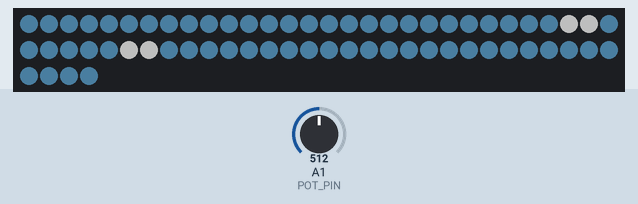
The sketch below on a simulated Arduino Uno, built with avr-gcc and run on an emulated ATmega328P. Parts: 64 RGB LEDs in strip order, left to right, continuing on the next row. The test bench sets the inputs (shaded band); at power-on: A1 (POT_PIN) = 512. Dim RGB values are drawn brighter than linear.

Above: at 1.2 s.
1.3 s: A1 (POT_PIN) set to 900
At 1.47 s:
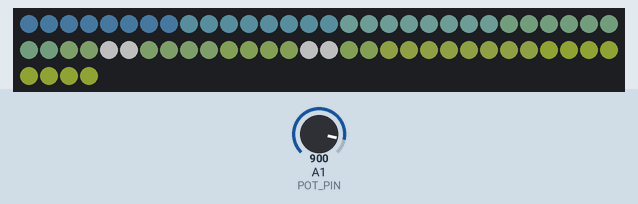
At 2.3 s:
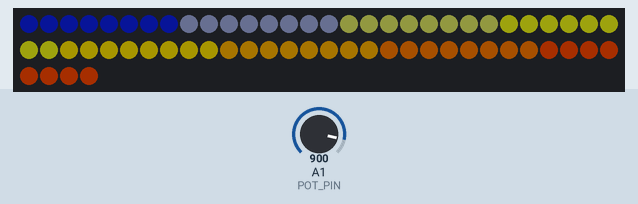
3.3 s: A1 (POT_PIN) set to 1003
At 4.3 s:
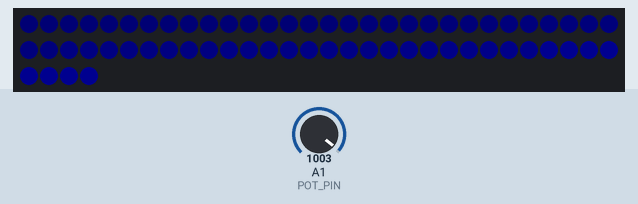
5.0 s: A1 (POT_PIN) set to 810
6.7 s: A1 (POT_PIN) set to 782
8.2 s: A1 (POT_PIN) set to 1023
9.7 s: A1 (POT_PIN) set to 306
At 11.1 s:
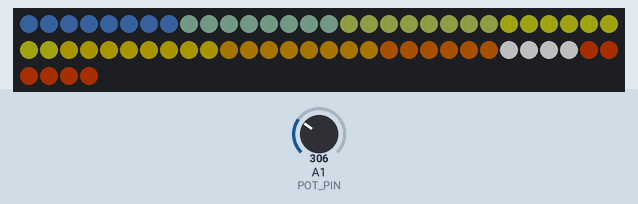
Timing chart, 0 to 12.7 s (numbered marks = the images above; inputs shaded):
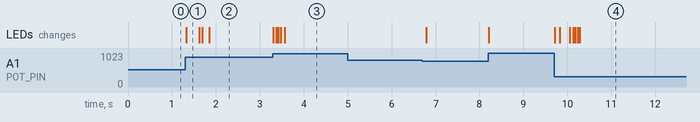

The sketch:

glow.ino
```cpp
#include <FastLED.h>

#define LED_PIN     A0
#define POT_PIN     A1
#define NUM_LEDS    64  // Change this if your matrix is bigger
#define BRIGHTNESS  80  // Set low (0-255) to save power/eyes
#define LED_TYPE    WS2812B
#define COLOR_ORDER GRB

CRGB leds[NUM_LEDS];

// 28 pixels on edge
void indexToEdgePos(int index) {
  int x;
  int y;

  if (index < 8) {
    x = index;
    y = 0;
  }
}

void setup() {
  FastLED.addLeds<LED_TYPE, LED_PIN, COLOR_ORDER>(leds, NUM_LEDS);
  FastLED.setBrightness(BRIGHTNESS);

  pinMode(POT_PIN, INPUT);
  FastLED.clear(true);
}

void drawPixel(int x, int y, CRGB color) {
  // Simple safety check to prevent crashing if x or y is out of bounds
  if (x >= 0 && x < 8 && y >= 0 && y < 8) {
    leds[getPixelIndex(x, y)] = color;
  }
  FastLED.show();
}

uint16_t getPixelIndex(uint8_t x, uint8_t y) {
  uint16_t index;
  // If your matrix is 8x8, width is 8
  const uint8_t width = 8;

  if (y % 2 == 0) {
    // Even rows (0, 2, 4...) go left to right
    index = (y * width) + x;
  } else {
    // Odd rows (1, 3, 5...) go right to left
    index = (y * width) + (width - 1 - x);
  }
  return index;
}

// Draw a 2x2 sun at top-left (sx, sy). Only draws pixels that are on the 8x8 grid.
void drawSun(int sx, int sy, CRGB color) {
  for (int dy = 0; dy < 2; dy++) {
    for (int dx = 0; dx < 2; dx++) {
      const int x = sx + dx;
      const int y = sy + dy;
      if (x >= 0 && x < 8 && y >= 0 && y < 8) {
        leds[getPixelIndex(x, y)] = color;
      }
    }
  }
}

// Draw a 3-pixel moon: top, middle (shifted right), bottom. Only draws pixels on the 8x8 grid.
void drawMoon(int mx, int my, CRGB color) {
  const int pixels[3][2] = {{0, 0}, {-1, 1}, {0, 2}};  // (dx, dy) relative to top-left
  for (int i = 0; i < 3; i++) {
    const int x = mx + pixels[i][0];
    const int y = my + pixels[i][1];
    if (x >= 0 && x < 8 && y >= 0 && y < 8) {
      leds[getPixelIndex(x, y)] = color;
    }
  }
}

void loop() {
  // Exponential smoothing to reduce pot jitter
  static float smoothedPot = 512.0f;
  smoothedPot = smoothedPot * 0.88f + analogRead(POT_PIN) * 0.12f;
  const uint16_t pot = (uint16_t)smoothedPot;

  // Cycle toggle: when pot reaches either end, switch sun<->moon for next sweep
  static bool showSun = true;
  static bool wasAtEnd = false;
  static bool firstRun = true;
  if (firstRun) {
    firstRun = false;
    uint16_t potStart = analogRead(POT_PIN);
    showSun = (potStart >= 100);  // left = moon, middle/right = sun
    wasAtEnd = (potStart < 30 || potStart > 993);
  }
  const bool atEnd = (pot < 30 || pot > 993);
  if (atEnd) {
    if (!wasAtEnd) {
      showSun = !showSun;
    }
    wasAtEnd = true;
  } else {
    wasAtEnd = false;
  }

  // Dark blue <-> sky blue: pot 0 = dark, 512 = sky, 1023 = dark
  const CRGB darkBlue(0, 0, 139);
  const CRGB skyBlue(95, 166, 210);
  const CRGB yellow(255, 255, 0);
  const CRGB orangishRed(255, 69, 0);  // orange-red at warm end, yellow transitions to/from it
  const CRGB white(255, 255, 255);

  uint8_t colorAmt;
  if (pot < 512) {
    colorAmt = (uint32_t)pot * 255 / 512;  // dark -> sky
  } else {
    colorAmt = 255 - (uint32_t)(pot - 512) * 255 / 511;  // sky -> dark
  }
  colorAmt = ease8InOutQuad(colorAmt);
  const CRGB skyColor = blend(darkBlue, skyBlue, colorAmt);

  // Sun arc: phase 0..1 synced with pot. Off -> bottom right -> middle -> bottom left -> off
  const float phase = pot / 1023.0f;
  int sunX, sunY;

  if (phase < 0.12f || phase >= 0.88f) {
    sunX = -2;
    sunY = -2;  // off screen
  } else if (phase < 0.28f) {
    // Entering at bottom right
    float t = (phase - 0.12f) / 0.16f;
    t = ease8InOutQuad((uint8_t)(t * 255)) / 255.0f;
    sunX = 8 - (int)(2 * t + 0.5f);   // 8 -> 6
    sunY = 6;
  } else if (phase < 0.5f) {
    // Arc up: bottom right -> middle
    float t = (phase - 0.28f) / 0.22f;
    t = ease8InOutQuad((uint8_t)(t * 255)) / 255.0f;
    sunX = 6 - (int)(3 * t + 0.5f);   // 6 -> 3
    sunY = 6 - (int)(3 * t + 0.5f);   // 6 -> 3
  } else if (phase < 0.72f) {
    // Arc down: middle -> bottom left
    float t = (phase - 0.5f) / 0.22f;
    t = ease8InOutQuad((uint8_t)(t * 255)) / 255.0f;
    sunX = 3 - (int)(3 * t + 0.5f);   // 3 -> 0
    sunY = 3 + (int)(3 * t + 0.5f);   // 3 -> 6
  } else {
    // Exiting at bottom left
    float t = (phase - 0.72f) / 0.16f;
    t = ease8InOutQuad((uint8_t)(t * 255)) / 255.0f;
    sunX = 0 - (int)(2 * t + 0.5f);   // 0 -> -2
    sunY = 6;
  }

  const bool objectVisible = (sunX >= -1 && sunX <= 6 && sunY >= -1 && sunY <= 6);
  const bool sunOffZone = (phase < 0.12f || phase >= 0.88f);

  if (showSun) {
  if (sunOffZone && !objectVisible) {
    // Transition driven by pot: how far into the sun-off zone (0.88-1.0 or 0-0.12)
    float shiftProgress;
    if (phase >= 0.88f) {
      shiftProgress = (phase - 0.88f) / 0.12f;  // 0 at 0.88, 1 at 1.0
    } else {
      shiftProgress = (0.12f - phase) / 0.12f;  // 0 at 0.12, 1 at 0
    }
    int shiftCount = min(8, (int)(shiftProgress * 9));  // 0..8 shifts
    if (atEnd) shiftCount = 8;  // Match moon gradient at toggle to avoid brightness jump

    // Base gradient (top=skyColor, mid=yellow, bottom=orangishRed)
    CRGB rows[8];
    for (int y = 0; y < 8; y++) {
      const uint8_t t = (y * 255) / 7;
      rows[y] = (t <= 128) ? blend(skyColor, yellow, (t * 255) / 128)
                           : blend(yellow, orangishRed, ((t - 128) * 255) / 127);
    }
    // Apply shiftCount "shifts": each row gets color from row above; new top is a shade darker each time
    for (int s = 0; s < shiftCount; s++) {
      for (int y = 7; y >= 1; y--) {
        rows[y] = rows[y - 1];
      }
      rows[0].nscale8_video(175);  // new top row = one shade darker than current
    }

    for (int y = 0; y < 8; y++) {
      for (int x = 0; x < 8; x++) {
        leds[getPixelIndex(x, y)] = rows[y];
      }
    }
    for (int i = 0; i < NUM_LEDS; i++) {
      leds[i].nscale8_video(128);
    }
  } else {
    // Normal: gradient when sun at corners, solid when sun in middle
    const float gradientStrength = (sunY >= 3 && sunY <= 6)
      ? (sunY - 3) / 3.0f
      : 0.0f;

    for (int y = 0; y < 8; y++) {
      for (int x = 0; x < 8; x++) {
        const uint8_t gradientBlend = (uint8_t)(gradientStrength * (y * 255 / 7));
        const CRGB color = (gradientBlend <= 128)
          ? blend(skyColor, yellow, (gradientBlend * 255) / 128)
          : blend(yellow, orangishRed, ((gradientBlend - 128) * 255) / 127);
        leds[getPixelIndex(x, y)] = color;
      }
    }
    for (int i = 0; i < NUM_LEDS; i++) {
      leds[i].nscale8_video(128);
    }
    if (objectVisible) {
      drawSun(sunX, sunY, white);
    }
  }
  } else {
    // Moon cycle: same dark blue gradient the sun cycle ends with (8 shifts)
    CRGB rows[8];
    for (int y = 0; y < 8; y++) {
      const uint8_t t = (y * 255) / 7;
      rows[y] = (t <= 128) ? blend(darkBlue, yellow, (t * 255) / 128)
                           : blend(yellow, orangishRed, ((t - 128) * 255) / 127);
    }
    for (int s = 0; s < 8; s++) {
      for (int y = 7; y >= 1; y--) {
        rows[y] = rows[y - 1];
      }
      rows[0].nscale8_video(175);
    }
    for (int y = 0; y < 8; y++) {
      for (int x = 0; x < 8; x++) {
        leds[getPixelIndex(x, y)] = rows[y];
      }
    }
    for (int i = 0; i < NUM_LEDS; i++) {
      leds[i].nscale8_video(128);
    }
    if (objectVisible) {
      drawMoon(sunX, sunY, white);
    }
  }
  FastLED.show();
  delay(10);
}
```

Measured:
- after the input at 1.3 s, the LEDs: change at once (image 1)
- after the input at 3.3 s, the LEDs: first change at once (image 3 shows a later state)
- after the input at 5.0 s, every drawn part: stays the same
- after the input at 9.7 s, the LEDs: first change at once (image 4 shows a later state)
